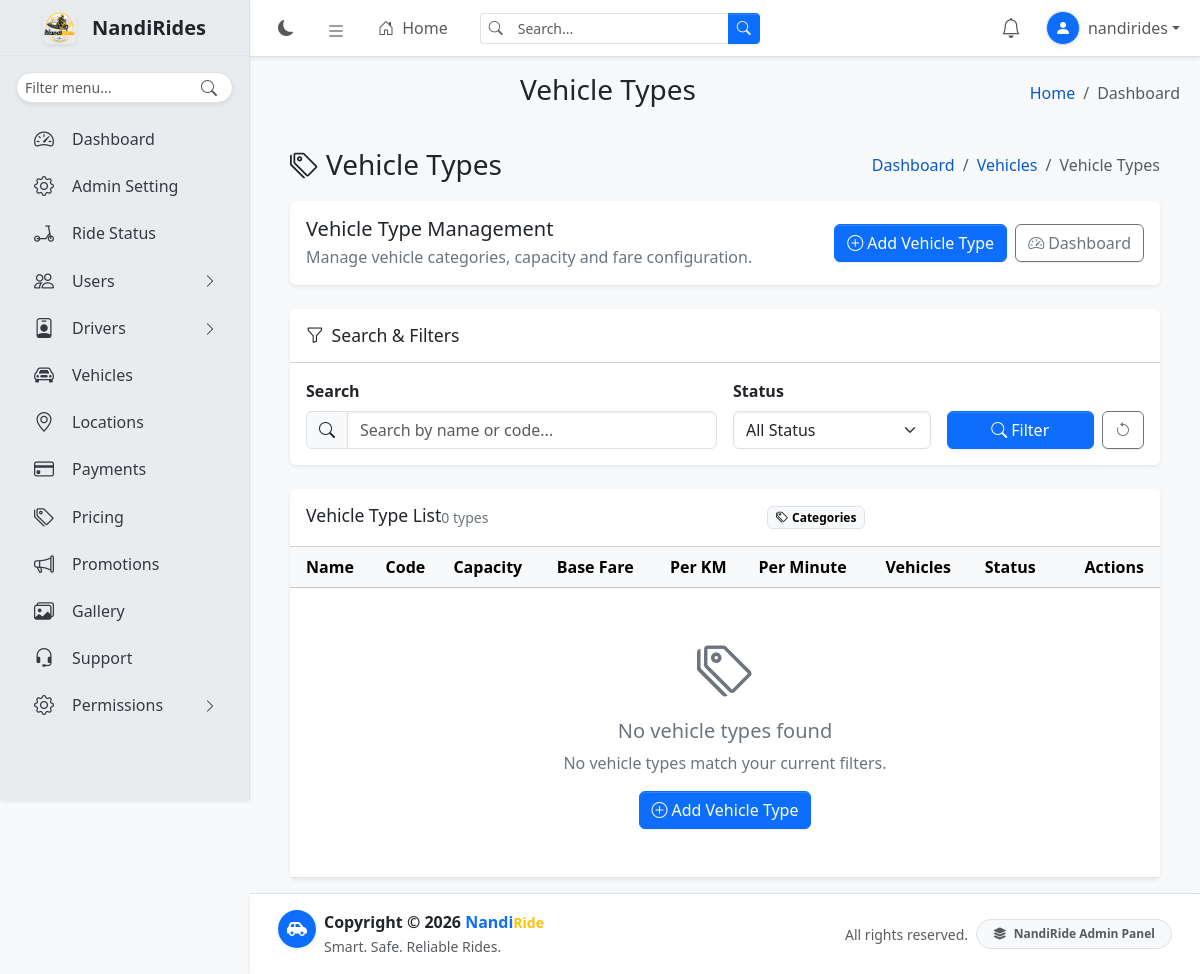
The app's page /admindashboard/vehicles/types/ (signed in), older data.
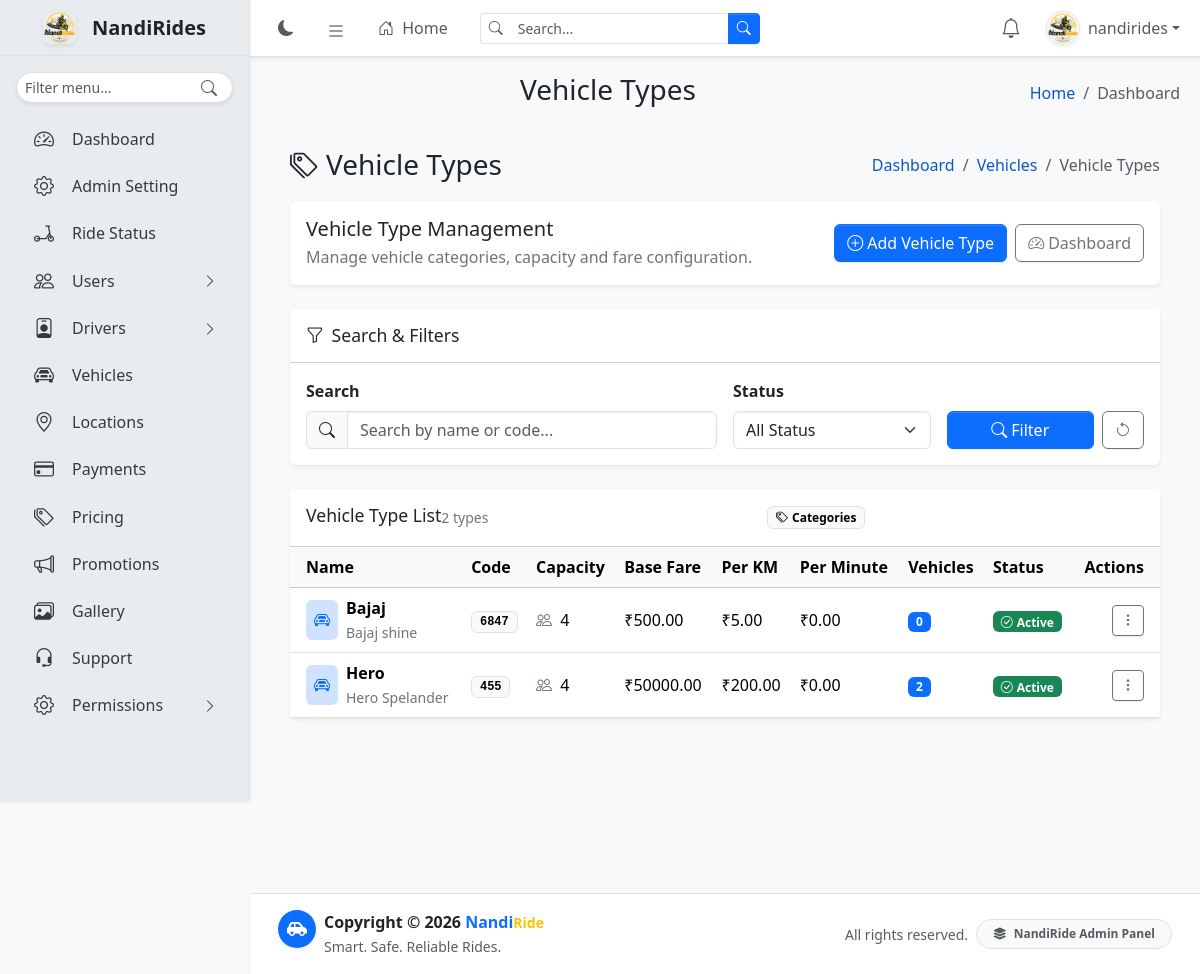
The same page, newer data.
### dashboard/models.py (models this page shows, shortened)
class UserProfile(TimeStampedModel):
    class Gender(models.TextChoices):
        MALE = "male", "Male"
        FEMALE = "female", "Female"
        OTHER = "other", "Other"
    user = models.OneToOneField(
        settings.AUTH_USER_MODEL,
        on_delete=models.CASCADE,
        related_name="profile",
    )
    profile_image = models.ImageField(
        upload_to="profiles/",
        blank=True,
        null=True,
    )
    phone = models.CharField(
        max_length=20,
        blank=True,
    )
    date_of_birth = models.DateField(
        null=True,
        blank=True,
    )
    gender = models.CharField(
        max_length=10,
        choices=Gender.choices,
        blank=True,
    )
    address = models.TextField(
        blank=True,
    )
    city = models.ForeignKey(
        "locations.City",
        on_delete=models.SET_NULL,
        null=True,
        blank=True,
        related_name="user_profiles",
    )
    emergency_contact_name = models.CharField(
        max_length=150,
        blank=True,
    )
    emergency_contact_phone = models.CharField(
        max_length=20,
        blank=True,
    )
    email_verified = models.BooleanField(
        default=False,
    )
    email_verified_at = models.DateTimeField(
        null=True,
        blank=True,
    )

### vehicles/models.py (models this page shows, shortened)
class VehicleType(TimeStampedModel):
    name = models.CharField(
        max_length=100,
        unique=True,
    )
    code = models.CharField(
        max_length=30,
        unique=True,
    )
    description = models.TextField(
        blank=True,
    )
    capacity = models.PositiveIntegerField(
        default=4,
    )
    base_fare = models.DecimalField(
        max_digits=10,
        decimal_places=2,
        default=0,
    )
    per_km_rate = models.DecimalField(
        max_digits=10,
        decimal_places=2,
        default=0,
    )
    per_minute_rate = models.DecimalField(
        max_digits=10,
        decimal_places=2,
        default=0,
    )
    is_active = models.BooleanField(
        default=True,
    )

### vehicles/views.py (the view)
@login_required
@vehicle_permission("vehicle.view_vehicletype")
def vehicle_type_list(request):
    search = request.GET.get("search", "").strip()
    status = request.GET.get("status", "").strip()
    vehicle_types = (
        VehicleType.objects
        .annotate(vehicle_count=Count("vehicles"))
        .order_by("name")
    )
    if search:
        vehicle_types = vehicle_types.filter(
            Q(name__icontains=search)
            | Q(code__icontains=search)
            | Q(description__icontains=search)
        )
    if status == "active":
        vehicle_types = vehicle_types.filter(is_active=True)
    elif status == "inactive":
        vehicle_types = vehicle_types.filter(is_active=False)
    else:
        status = ""
    context = {
        "page_title": "Vehicle Types",
        "vehicle_types": vehicle_types,
        "search": search,
        "selected_status": status,
    }
    return render(
        request,
        "vehicle/vehicle_type_list.html",
        context,
    )

### core/templatetags/navigation.py (called while the page is built)
def user_has_permission(user, permission):
    if not permission:
        return True
    if not user.is_authenticated:
        return False
    if user.is_superuser:
        return True
    return user.has_perm(permission)

def item_is_visible(user, item):
    if item.get("staff_only") and not user.is_staff:
        return False
    permission = item.get("permission")
    if not user_has_permission(user, permission):
        return False
    return True

@register.simple_tag(takes_context=True)
def get_navigation(context):
    request = context["request"]
    current_url_name = ""
    if request.resolver_match:
        current_url_name = request.resolver_match.url_name
    return build_navigation(
        request.user,
        current_url_name,
    )

### vehicles/templates/vehicle/vehicle_type_list.html (shortened to what the changed rows need)
{% extends "base.html" %}
{% block content %}
<div class="app-content">
    <div class="container-fluid">
        <div class="card shadow-sm border-0">
            <div class="card-header bg-body d-flex justify-content-between align-items-center">
                <div>
                    <h5 class="card-title mb-1">Vehicle Type List</h5>
                    <small class="text-secondary">
                        {{ vehicle_types|length }} type{{ vehicle_types|length|pluralize }}
                    </small>
                </div>
            </div>
            <div class="card-body p-0">
                <div class="table-responsive">
                    <table class="table table-hover align-middle mb-0">
                        <thead class="table-light">
                            <tr>
                                <th class="ps-3">Name</th>
                                <th>Code</th>
                                <th>Capacity</th>
                                <th>Base Fare</th>
                                <th>Per KM</th>
                                <th>Per Minute</th>
                                <th>Vehicles</th>
                                <th>Status</th>
                                <th class="text-end pe-3">Actions</th>
                            </tr>
                        </thead>
                        <tbody>
                            {% for item in vehicle_types %}
                            <tr>
                                <td class="ps-3">
                                    <div class="d-flex align-items-center gap-2">
                                        <div class="bg-primary-subtle text-primary rounded p-2">
                                            <i class="bi bi-car-front"></i>
                                        </div>
                                        <div>
                                            <div class="fw-semibold">{{ item.name }}</div>
                                            {% if item.description %}
                                            <small class="text-secondary">
                                                {{ item.description|truncatechars:45 }}
                                            </small>
                                            {% endif %}
                                        </div>
                                    </div>
                                </td>
                                <td>
                                    <span class="badge text-bg-light border font-monospace">
                                        {{ item.code }}
                                    </span>
                                </td>
                                <td>
                                    <i class="bi bi-people me-1 text-secondary"></i>
                                    {{ item.capacity }}
                                </td>
                                <td>₹{{ item.base_fare|floatformat:2 }}</td>
                                <td>₹{{ item.per_km_rate|floatformat:2 }}</td>
                                <td>₹{{ item.per_minute_rate|floatformat:2 }}</td>
                                <td>
                                    <span class="badge text-bg-primary">
                                        {{ item.vehicle_count|default:"0" }}
                                    </span>
                                </td>
                                <td>
                                    {% if item.is_active %}
                                    <span class="badge text-bg-success">
                                        <i class="bi bi-check-circle me-1"></i>Active
                                    </span>
                                    {% else %}
                                    <span class="badge text-bg-secondary">
                                        <i class="bi bi-pause-circle me-1"></i>Inactive
                                    </span>
                                    {% endif %}
                                </td>
                                <td class="text-end pe-3">
                                    <div class="dropdown">
                                        <button
                                            class="btn btn-sm btn-outline-secondary"
                                            type="button"
                                            data-bs-toggle="dropdown"
                                            aria-expanded="false"
                                        >
                                            <i class="bi bi-three-dots-vertical"></i>
                                        </button>
                                    </div>
                                </td>
                            </tr>
                            {% empty %}
                            <tr>
                                <td colspan="9" class="text-center py-5">
                                    <div class="text-secondary">
                                        <i class="bi bi-tags display-4 d-block mb-3"></i>
                                        <h5>No vehicle types found</h5>
                                        <p class="mb-3">
                                            No vehicle types match your current filters.
                                        </p>
                                        {% if perms.vehicle.add_vehicletype %}
                                        <a href="{% url 'vehicle_type_add' %}" class="btn btn-primary">
                                            <i class="bi bi-plus-circle me-1"></i>Add Vehicle Type
                                        </a>
                                        {% endif %}
                                    </div>
                                </td>
                            </tr>
                            {% endfor %}
                        </tbody>
                    </table>
                </div>
            </div>
        </div>
    </div>
</div>
{% endblock %}

### templates/includes/navbar.html (shortened to what this page needs)
{% load static %}
<nav class="app-header navbar navbar-expand bg-body border-bottom shadow-sm {% if request.resolver_match.url_name == 'login' %}app-header-login{% else %}app-header-dashboard{% endif %}" style="position:fixed!important;top:0;right:0;z-index:1030!important;">
    <div class="container-fluid position-relative">
        <ul class="navbar-nav align-items-center">
            <li class="nav-item">
                <button type="button" class="nav-link border-0 bg-transparent rounded-circle" id="theme-toggle" aria-label="Toggle theme" title="Toggle theme">
                    <i class="bi bi-moon-fill" id="theme-icon"></i>
                </button>
            </li>
            {% if request.resolver_match.url_name != 'login' %}
            <li class="nav-item">
                <a class="nav-link rounded" data-lte-toggle="sidebar" href="#" role="button" aria-label="Toggle sidebar" title="Toggle sidebar">
                    <i class="bi bi-list fs-5"></i>
                </a>
            </li>
            <li class="nav-item d-none d-md-block">
                <a href="{% url 'dashboard' %}" class="nav-link fw-medium">
                    <i class="bi bi-house-door me-1"></i>
                    Home
                </a>
            </li>
            {% endif %}
        </ul>
        {% if request.resolver_match.url_name == 'login' %}
        <div class="position-absolute top-50 start-50 translate-middle d-flex align-items-center gap-3 text-nowrap">
            <img src="{% static 'user/images/logo.png' %}" alt="NandiRide Logo" width="42" height="42" class="rounded-3 shadow-sm">
            <div class="lh-sm">
                <div class="fw-bold fs-5 text-body">
                    Welcome to the Nandi<small class="text-warning">Ride</small>
                    <span class="fs-5 text-body fw-semibold">Administration Portal</span>
                </div>
            </div>
        </div>
        {% else %}
        <form class="d-none d-md-flex ms-3" role="search" method="get" action="#">
            <div class="input-group input-group-sm">
                <span class="input-group-text bg-body border-end-0">
                    <i class="bi bi-search text-body-secondary"></i>
                </span>
                <input type="search" id="navbar-search-input" name="q" class="form-control border-start-0 shadow-none" placeholder="Search..." autocomplete="off" value="{{ request.GET.q|default:'' }}">
                <button type="submit" class="btn btn-primary">
                    <i class="bi bi-search"></i>
                </button>
            </div>
        </form>
        {% endif %}
        <ul class="navbar-nav ms-auto align-items-center">
            {% if user.is_authenticated %}
            <li class="nav-item dropdown notification-nav-item">
                <a class="nav-link notification-bell-wrapper rounded-circle"
                   href="#"
                   role="button"
                   data-bs-toggle="dropdown"
                   aria-expanded="false"
                   aria-label="Notifications"
                   title="Notifications">
                    <i class="bi bi-bell fs-5"></i>
                </a>
            </li>
            <li class="nav-item dropdown ms-1">
                <a class="nav-link dropdown-toggle d-flex align-items-center px-2" href="#" role="button" data-bs-toggle="dropdown" aria-expanded="false">
                    {% if user.profile.profile_image %}
                    <img src="{{ user.profile.profile_image.url }}" class="rounded-circle shadow-sm border me-2 object-fit-cover" width="34" height="34" alt="User profile">
                    {% else %}
                    <span class="rounded-circle shadow-sm border me-2 bg-primary text-white d-inline-flex align-items-center justify-content-center" style="width:34px;height:34px;">
                        <i class="bi bi-person-fill"></i>
                    </span>
                    {% endif %}
                    <span class="d-none d-md-inline fw-medium">{{ user.get_full_name|default:user.get_username }}</span>
                </a>
            </li>
            {% endif %}
        </ul>
    </div>
</nav>

Row changes from the older to the newer data that the page shows:
added VehicleType: name "Bajaj", description "Bajaj shine", code "6847", capacity "4", base_fare "500.00", per_km_rate "5.00", per_minute_rate "0.00", vehicle_count "0", is_active True (drawn)
added VehicleType: name "Hero", description "Hero Spelander", code "455", capacity "4", base_fare "50000.00", per_km_rate "200.00", per_minute_rate "0.00", vehicle_count "2", is_active True (drawn)
Text that changed along with them:
{{ vehicle_types|length }}: "0" → "2"
text no longer shown: "No vehicle types found No vehicle types match your current filters. Add Vehicle Type"
